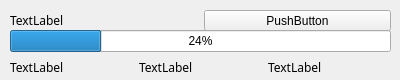
<?xml version="1.0" encoding="UTF-8"?>
<ui version="4.0">
 <class>Form</class>
 <widget class="QWidget" name="Form">
  <property name="geometry">
   <rect>
    <x>0</x>
    <y>0</y>
    <width>400</width>
    <height>80</height>
   </rect>
  </property>
  <property name="windowTitle">
   <string>Form</string>
  </property>
  <widget class="QWidget" name="">
   <property name="geometry">
    <rect>
     <x>10</x>
     <y>10</y>
     <width>381</width>
     <height>21</height>
    </rect>
   </property>
   <layout class="QHBoxLayout" name="horizontalLayout_2">
    <item>
     <widget class="QLabel" name="fileNameLabel">
      <property name="font">
       <font>
        <family>微软雅黑</family>
       </font>
      </property>
      <property name="text">
       <string>TextLabel</string>
      </property>
     </widget>
    </item>
    <item>
     <widget class="QPushButton" name="pushButton">
      <property name="text">
       <string>PushButton</string>
      </property>
     </widget>
    </item>
   </layout>
  </widget>
  <widget class="QWidget" name="">
   <property name="geometry">
    <rect>
     <x>10</x>
     <y>30</y>
     <width>381</width>
     <height>47</height>
    </rect>
   </property>
   <layout class="QVBoxLayout" name="verticalLayout">
    <item>
     <widget class="QProgressBar" name="progressBar">
      <property name="value">
       <number>24</number>
      </property>
     </widget>
    </item>
    <item>
     <layout class="QHBoxLayout" name="horizontalLayout">
      <item>
       <widget class="QLabel" name="downloadSizeLabel">
        <property name="font">
         <font>
          <family>微软雅黑</family>
         </font>
        </property>
        <property name="text">
         <string>TextLabel</string>
        </property>
       </widget>
      </item>
      <item>
       <widget class="QLabel" name="remainTimeLabel">
        <property name="font">
         <font>
          <family>微软雅黑</family>
         </font>
        </property>
        <property name="text">
         <string>TextLabel</string>
        </property>
       </widget>
      </item>
      <item>
       <widget class="QLabel" name="speedLabel">
        <property name="font">
         <font>
          <family>微软雅黑</family>
         </font>
        </property>
        <property name="text">
         <string>TextLabel</string>
        </property>
       </widget>
      </item>
     </layout>
    </item>
   </layout>
  </widget>
 </widget>
 <resources/>
 <connections/>
</ui>
